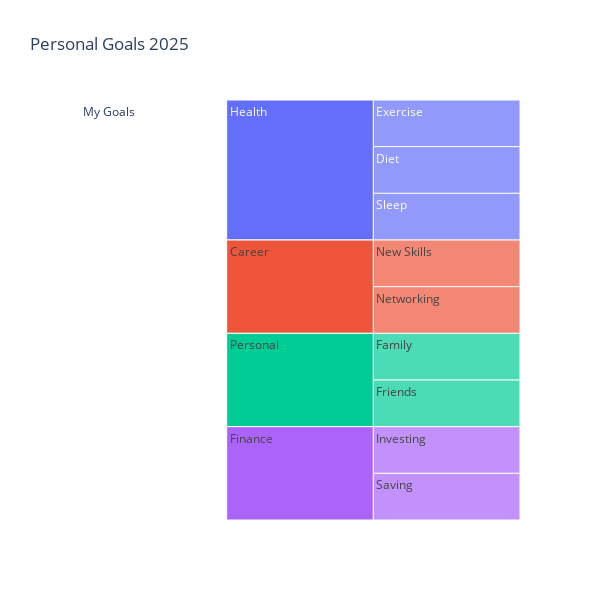

This figure's notebook cell:
### Markdown cell above
2. Create a minimal icicle chart by calling the function `icicle` from Plotly express and passing the data set `df` as well as the following key arguments:

- `names`
- `parents`

In addition, the following extra arguments are specified

- `height` and `width`
- `title`

to set the dimensions and the title of our figure.

### Code cell
fig = px.icicle(df1, names='Activity',parents='Category',
                height=600, width=600,
                title='Personal Goals 2025')
fig.show()

### Figure 1 — Plotly figure (JSON) as saved in the notebook; plotly's stock layout.template omitted (floating-point values rounded to 4 significant figures)
{"data": [{"domain": {"x": [0, 1], "y": [0, 1]}, "hovertemplate": "Activity=%{label}<br>Category=%{parent}<extra></extra>", "labels": ["My Goals", "Health", "Career", "Personal", "Finance", "Exercise", "Diet", "Sleep", "New Skills", "Networking", "Family", "Friends", "Investing", "Saving"], "name": "", "parents": ["", "My Goals", "My Goals", "My Goals", "My Goals", "Health", "Health", "Health", "Career", "Career", "Personal", "Personal", "Finance", "Finance"], "type": "icicle"}], "layout": {"height": 600, "legend": {"tracegroupgap": 0}, "title": {"text": "Personal Goals 2025"}, "width": 600}}
